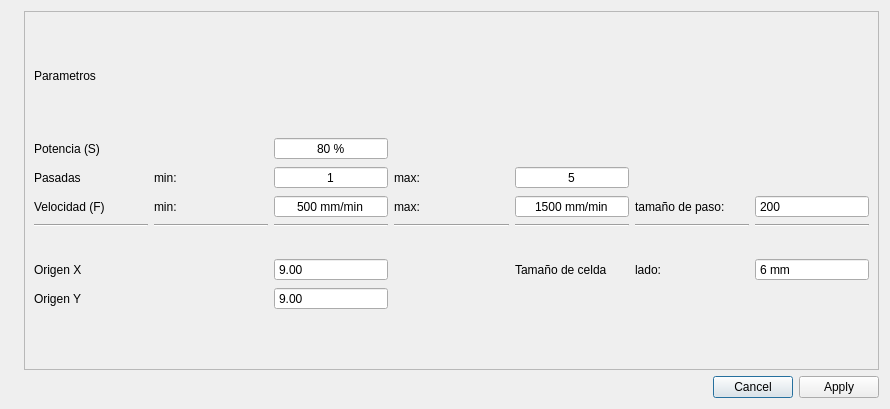
<?xml version="1.0" encoding="UTF-8"?>
<ui version="4.0">
 <class>Cut_test</class>
 <widget class="QDialog" name="Cut_test">
  <property name="geometry">
   <rect>
    <x>0</x>
    <y>0</y>
    <width>890</width>
    <height>409</height>
   </rect>
  </property>
  <property name="windowTitle">
   <string>Dialog</string>
  </property>
  <layout class="QHBoxLayout" name="horizontalLayout">
   <item>
    <widget class="QLabel" name="label_5">
     <property name="text">
      <string/>
     </property>
     <property name="pixmap">
      <pixmap resource="recursos.qrc">:/img/data/cut.png</pixmap>
     </property>
     <property name="scaledContents">
      <bool>true</bool>
     </property>
    </widget>
   </item>
   <item>
    <layout class="QVBoxLayout" name="verticalLayout_3">
     <item>
      <widget class="QFrame" name="frame">
       <property name="frameShape">
        <enum>QFrame::Shape::StyledPanel</enum>
       </property>
       <property name="frameShadow">
        <enum>QFrame::Shadow::Raised</enum>
       </property>
       <property name="lineWidth">
        <number>5</number>
       </property>
       <property name="midLineWidth">
        <number>4</number>
       </property>
       <layout class="QVBoxLayout" name="verticalLayout_2">
        <item>
         <widget class="QLabel" name="label">
          <property name="sizePolicy">
           <sizepolicy hsizetype="Preferred" vsizetype="Fixed">
            <horstretch>0</horstretch>
            <verstretch>0</verstretch>
           </sizepolicy>
          </property>
          <property name="frameShape">
           <enum>QFrame::Shape::NoFrame</enum>
          </property>
          <property name="text">
           <string>Parametros</string>
          </property>
          <property name="textFormat">
           <enum>Qt::TextFormat::RichText</enum>
          </property>
          <property name="scaledContents">
           <bool>false</bool>
          </property>
          <property name="alignment">
           <set>Qt::AlignmentFlag::AlignLeading|Qt::AlignmentFlag::AlignLeft|Qt::AlignmentFlag::AlignTop</set>
          </property>
          <property name="wordWrap">
           <bool>false</bool>
          </property>
         </widget>
        </item>
        <item>
         <layout class="QGridLayout" name="gridLayout">
          <item row="2" column="4">
           <widget class="QLabel" name="label_9">
            <property name="text">
             <string>max:</string>
            </property>
           </widget>
          </item>
          <item row="2" column="3">
           <widget class="QSpinBox" name="txt_minV">
            <property name="alignment">
             <set>Qt::AlignmentFlag::AlignCenter</set>
            </property>
            <property name="buttonSymbols">
             <enum>QAbstractSpinBox::ButtonSymbols::NoButtons</enum>
            </property>
            <property name="suffix">
             <string> mm/min</string>
            </property>
            <property name="minimum">
             <number>100</number>
            </property>
            <property name="maximum">
             <number>4000</number>
            </property>
            <property name="singleStep">
             <number>100</number>
            </property>
            <property name="value">
             <number>500</number>
            </property>
           </widget>
          </item>
          <item row="1" column="0">
           <widget class="QLabel" name="label_2">
            <property name="text">
             <string>Pasadas</string>
            </property>
           </widget>
          </item>
          <item row="2" column="1">
           <widget class="QLabel" name="label_8">
            <property name="text">
             <string>min:</string>
            </property>
           </widget>
          </item>
          <item row="2" column="0">
           <widget class="QLabel" name="label_7">
            <property name="text">
             <string>Velocidad (F)</string>
            </property>
           </widget>
          </item>
          <item row="1" column="5">
           <widget class="QSpinBox" name="txt_maxP">
            <property name="alignment">
             <set>Qt::AlignmentFlag::AlignCenter</set>
            </property>
            <property name="buttonSymbols">
             <enum>QAbstractSpinBox::ButtonSymbols::NoButtons</enum>
            </property>
            <property name="suffix">
             <string/>
            </property>
            <property name="minimum">
             <number>1</number>
            </property>
            <property name="maximum">
             <number>10</number>
            </property>
            <property name="value">
             <number>5</number>
            </property>
           </widget>
          </item>
          <item row="1" column="1">
           <widget class="QLabel" name="label_3">
            <property name="text">
             <string>min:</string>
            </property>
           </widget>
          </item>
          <item row="3" column="0">
           <widget class="Line" name="line">
            <property name="orientation">
             <enum>Qt::Orientation::Horizontal</enum>
            </property>
           </widget>
          </item>
          <item row="0" column="0">
           <widget class="QLabel" name="label_12">
            <property name="text">
             <string>Potencia (S)</string>
            </property>
           </widget>
          </item>
          <item row="0" column="3">
           <widget class="QSpinBox" name="txt_potencia">
            <property name="alignment">
             <set>Qt::AlignmentFlag::AlignCenter</set>
            </property>
            <property name="buttonSymbols">
             <enum>QAbstractSpinBox::ButtonSymbols::NoButtons</enum>
            </property>
            <property name="suffix">
             <string> %</string>
            </property>
            <property name="minimum">
             <number>1</number>
            </property>
            <property name="maximum">
             <number>100</number>
            </property>
            <property name="singleStep">
             <number>5</number>
            </property>
            <property name="value">
             <number>80</number>
            </property>
           </widget>
          </item>
          <item row="1" column="3">
           <widget class="QSpinBox" name="txt_minP">
            <property name="alignment">
             <set>Qt::AlignmentFlag::AlignCenter</set>
            </property>
            <property name="buttonSymbols">
             <enum>QAbstractSpinBox::ButtonSymbols::NoButtons</enum>
            </property>
            <property name="suffix">
             <string/>
            </property>
            <property name="minimum">
             <number>1</number>
            </property>
            <property name="maximum">
             <number>10</number>
            </property>
            <property name="value">
             <number>1</number>
            </property>
           </widget>
          </item>
          <item row="2" column="6">
           <widget class="QLabel" name="label_10">
            <property name="text">
             <string>tamaño de paso:</string>
            </property>
            <property name="wordWrap">
             <bool>true</bool>
            </property>
           </widget>
          </item>
          <item row="2" column="7">
           <widget class="QSpinBox" name="txt_stepV">
            <property name="buttonSymbols">
             <enum>QAbstractSpinBox::ButtonSymbols::NoButtons</enum>
            </property>
            <property name="suffix">
             <string/>
            </property>
            <property name="minimum">
             <number>1</number>
            </property>
            <property name="maximum">
             <number>4000</number>
            </property>
            <property name="singleStep">
             <number>100</number>
            </property>
            <property name="value">
             <number>200</number>
            </property>
           </widget>
          </item>
          <item row="2" column="5">
           <widget class="QSpinBox" name="txt_maxV">
            <property name="alignment">
             <set>Qt::AlignmentFlag::AlignCenter</set>
            </property>
            <property name="buttonSymbols">
             <enum>QAbstractSpinBox::ButtonSymbols::NoButtons</enum>
            </property>
            <property name="suffix">
             <string> mm/min</string>
            </property>
            <property name="minimum">
             <number>1</number>
            </property>
            <property name="maximum">
             <number>4000</number>
            </property>
            <property name="singleStep">
             <number>100</number>
            </property>
            <property name="value">
             <number>1500</number>
            </property>
           </widget>
          </item>
          <item row="1" column="4">
           <widget class="QLabel" name="label_4">
            <property name="text">
             <string>max:</string>
            </property>
           </widget>
          </item>
          <item row="4" column="0">
           <spacer name="verticalSpacer">
            <property name="orientation">
             <enum>Qt::Orientation::Vertical</enum>
            </property>
            <property name="sizeType">
             <enum>QSizePolicy::Policy::Fixed</enum>
            </property>
            <property name="sizeHint" stdset="0">
             <size>
              <width>20</width>
              <height>25</height>
             </size>
            </property>
           </spacer>
          </item>
          <item row="3" column="1">
           <widget class="Line" name="line_2">
            <property name="orientation">
             <enum>Qt::Orientation::Horizontal</enum>
            </property>
           </widget>
          </item>
          <item row="3" column="3">
           <widget class="Line" name="line_3">
            <property name="orientation">
             <enum>Qt::Orientation::Horizontal</enum>
            </property>
           </widget>
          </item>
          <item row="3" column="4">
           <widget class="Line" name="line_4">
            <property name="orientation">
             <enum>Qt::Orientation::Horizontal</enum>
            </property>
           </widget>
          </item>
          <item row="3" column="5">
           <widget class="Line" name="line_5">
            <property name="orientation">
             <enum>Qt::Orientation::Horizontal</enum>
            </property>
           </widget>
          </item>
          <item row="3" column="6">
           <widget class="Line" name="line_6">
            <property name="orientation">
             <enum>Qt::Orientation::Horizontal</enum>
            </property>
           </widget>
          </item>
          <item row="3" column="7">
           <widget class="Line" name="line_7">
            <property name="orientation">
             <enum>Qt::Orientation::Horizontal</enum>
            </property>
           </widget>
          </item>
          <item row="5" column="7">
           <widget class="QSpinBox" name="txt_lado">
            <property name="buttonSymbols">
             <enum>QAbstractSpinBox::ButtonSymbols::NoButtons</enum>
            </property>
            <property name="suffix">
             <string> mm</string>
            </property>
            <property name="minimum">
             <number>2</number>
            </property>
            <property name="maximum">
             <number>220</number>
            </property>
            <property name="value">
             <number>6</number>
            </property>
           </widget>
          </item>
          <item row="5" column="6">
           <widget class="QLabel" name="label_15">
            <property name="text">
             <string>lado:</string>
            </property>
           </widget>
          </item>
          <item row="5" column="5">
           <widget class="QLabel" name="label_14">
            <property name="text">
             <string>Tamaño de celda</string>
            </property>
            <property name="textFormat">
             <enum>Qt::TextFormat::AutoText</enum>
            </property>
            <property name="wordWrap">
             <bool>true</bool>
            </property>
           </widget>
          </item>
          <item row="5" column="0">
           <widget class="QLabel" name="label_6">
            <property name="text">
             <string>Origen X</string>
            </property>
           </widget>
          </item>
          <item row="5" column="3">
           <widget class="QDoubleSpinBox" name="txt_X">
            <property name="buttonSymbols">
             <enum>QAbstractSpinBox::ButtonSymbols::NoButtons</enum>
            </property>
            <property name="maximum">
             <double>220.000000000000000</double>
            </property>
            <property name="value">
             <double>9.000000000000000</double>
            </property>
           </widget>
          </item>
          <item row="6" column="0">
           <widget class="QLabel" name="label_11">
            <property name="text">
             <string>Origen Y</string>
            </property>
           </widget>
          </item>
          <item row="6" column="3">
           <widget class="QDoubleSpinBox" name="txt_Y">
            <property name="buttonSymbols">
             <enum>QAbstractSpinBox::ButtonSymbols::NoButtons</enum>
            </property>
            <property name="maximum">
             <double>220.000000000000000</double>
            </property>
            <property name="value">
             <double>9.000000000000000</double>
            </property>
           </widget>
          </item>
         </layout>
        </item>
       </layout>
      </widget>
     </item>
     <item>
      <widget class="QDialogButtonBox" name="btn_test">
       <property name="orientation">
        <enum>Qt::Orientation::Horizontal</enum>
       </property>
       <property name="standardButtons">
        <set>QDialogButtonBox::StandardButton::Apply|QDialogButtonBox::StandardButton::Cancel</set>
       </property>
       <property name="centerButtons">
        <bool>false</bool>
       </property>
      </widget>
     </item>
    </layout>
   </item>
  </layout>
 </widget>
 <tabstops>
  <tabstop>txt_potencia</tabstop>
  <tabstop>txt_minP</tabstop>
  <tabstop>txt_maxP</tabstop>
  <tabstop>txt_minV</tabstop>
  <tabstop>txt_maxV</tabstop>
  <tabstop>txt_stepV</tabstop>
  <tabstop>txt_X</tabstop>
  <tabstop>txt_Y</tabstop>
  <tabstop>txt_lado</tabstop>
 </tabstops>
 <resources>
  <include location="recursos.qrc"/>
 </resources>
 <connections/>
</ui>
